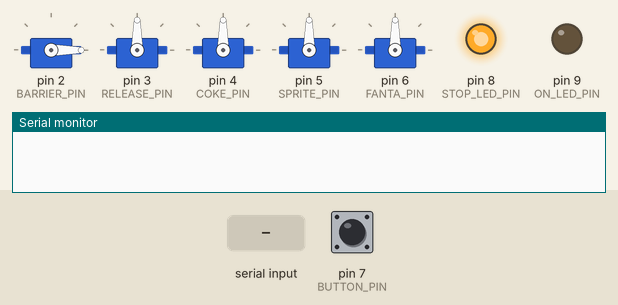
This sketch was run on a simulated Arduino Uno, built with avr-gcc and run on an emulated ATmega328P. Parts: 5 × servo, output pins drawn as LEDs (lit = HIGH), the last lines printed to the serial monitor. The test bench sets the inputs (shaded band); at power-on: pin 7 (BUTTON_PIN) LOW.

Above: at 1.2 s.
1.3 s: pin 7 (BUTTON_PIN) pulled HIGH for 0.15 s
At 1.8 s:
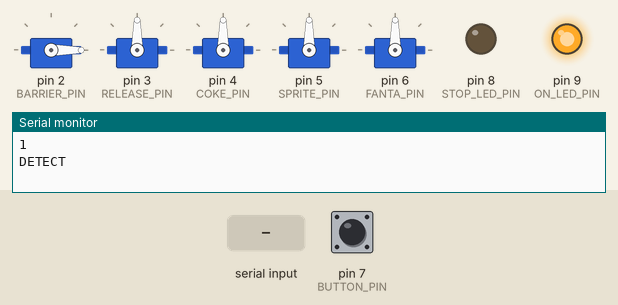
2.9 s: "Coke Can\n" received over Serial
At 3.27 s:
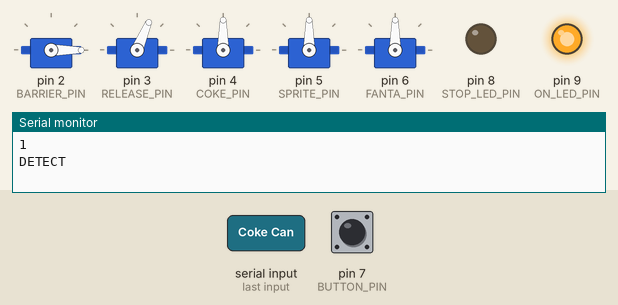
At 4.5 s:
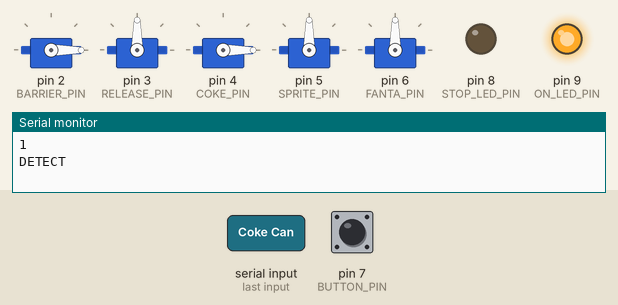
5.9 s: "Coke Bottle\n" received over Serial
8.9 s: "Sprite Can\n" received over Serial
11.9 s: "Sprite Bottle\n" received over Serial
17.9 s: "Fanta Can\n" received over Serial
At 22.7 s:
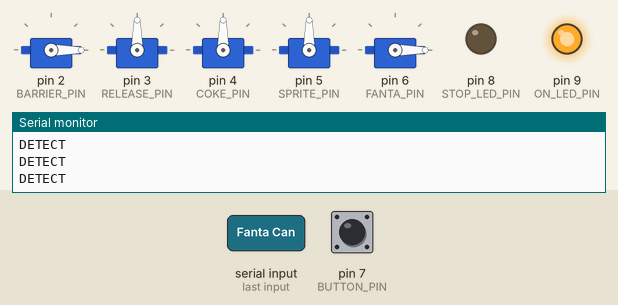
Timing chart, 0 to 23.7 s (numbered marks = the images above; inputs shaded):
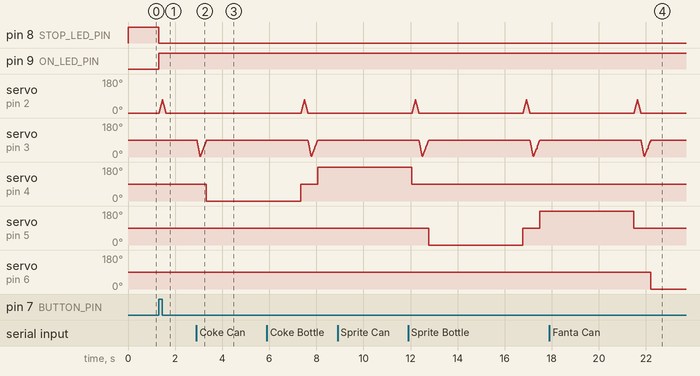

The sketch:

control.ino
```cpp
#include <Servo.h>

#define ON_LED_PIN 9
#define STOP_LED_PIN 8
#define BARRIER_PIN 2
#define RELEASE_PIN 3
#define COKE_PIN 4
#define SPRITE_PIN 5
#define FANTA_PIN 6
#define BUTTON_PIN 7

Servo barrierGate;
Servo releaseGate;
Servo cokeRamp;
Servo spriteRamp;
Servo fantaRamp;

int buttonState = 0;

void resetSys(){
  digitalWrite(ON_LED_PIN, LOW);
  digitalWrite(STOP_LED_PIN,  HIGH);

  barrierGate.write(0);
  releaseGate.write(90);
  cokeRamp.write(90);
  spriteRamp.write(90);
  fantaRamp.write(90);
}

void setup() {
  Serial.begin(9600);

  pinMode(ON_LED_PIN, OUTPUT);
  pinMode(STOP_LED_PIN, OUTPUT);
  pinMode(BUTTON_PIN, INPUT);

  barrierGate.attach(BARRIER_PIN);
  releaseGate.attach(RELEASE_PIN);
  cokeRamp.attach(COKE_PIN);
  spriteRamp.attach(SPRITE_PIN);
  fantaRamp.attach(FANTA_PIN);

  resetSys();
}

void loop() {
  if(!buttonState){
    buttonState = digitalRead(BUTTON_PIN);
    while(!buttonState){
      buttonState = digitalRead(BUTTON_PIN);
    }
    Serial.println(buttonState); // SEND COMMAND TO START MACHINE
    /* LED change */
    digitalWrite(ON_LED_PIN, HIGH);
    digitalWrite(STOP_LED_PIN, LOW);
  }

  /* Drop a bottle */
  for(int pos = 0; pos <= 70; pos += 1.5){
    barrierGate.write(pos);
    delay(2.6);
  }
  for(int pos = 70; pos >= 0; pos -= 1){
    barrierGate.write(pos);
    delay(2);
  }

  Serial.println("DETECT"); // SEND COMMAND TO DETECT OBJ

  while(Serial.available() <= 0){
    // WAIT FOR OBJ REKOG
  }
  String data = Serial.readStringUntil('\n');

  for(int pos = 90; pos >= 0; pos -= 1.3){
    releaseGate.write(pos);
    delay(3);
  }
  for(int pos = 0; pos <= 90; pos += 1){
    releaseGate.write(pos);
    delay(3);
  }

  if(data == "Coke Can"){
    cokeRamp.write(0);
    delay(4000);
    cokeRamp.write(90);
  }
  else if(data == "Coke Bottle"){
    cokeRamp.write(180);
    delay(4000);
    cokeRamp.write(90);
  }
  else if(data == "Sprite Can"){
    spriteRamp.write(0);
    delay(4000);
    spriteRamp.write(90);
  }
  else if(data == "Sprite Bottle"){
    spriteRamp.write(180);
    delay(4000);
    spriteRamp.write(90);
  }
  else if(data == "Fanta Can"){
    fantaRamp.write(0);
    delay(4000);
    fantaRamp.write(90);
  }
  else if(data == "Fanta Bottle"){
    fantaRamp.write(180);
    delay(4000);
    fantaRamp.write(90);
  }
  else{
    delay(4000);
  }
}
```

Measured:
- after the input at 1.3 s, pin 8 (STOP_LED_PIN): HIGH → LOW at once; pin 9 (ON_LED_PIN): LOW → HIGH at once; servo on pin 2 (BARRIER_PIN): rises from 0° to 70° in 0.13 s, then falls to 0° in 0.15 s
- after the input at 2.9 s, servo on pin 4 (COKE_PIN): 90° → 0° after 0.43 s
- after the input at 8.9 s, every drawn part: stays the same
- after the input at 17.9 s, servo on pin 6 (FANTA_PIN): 90° → 0° after 4.3 s
